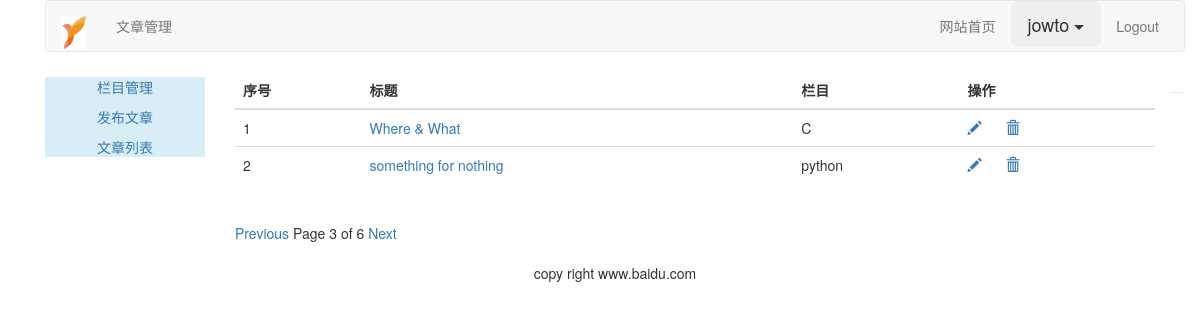
Page /article/article-list/?page=3 (signed in) on the committed database.
### article/models.py (models this page shows, shortened)
class ArticlePost(models.Model):
    author = models.ForeignKey(User, related_name='article')
    title = models.CharField(max_length=200)
    slug = models.CharField(max_length=500)
    column = models.ForeignKey(ArticleColumn, related_name='article_column')
    body = models.TextField(blank=True)
    created = models.DateTimeField(default=now)
    updated = models.DateTimeField(auto_now=True)
    class Meta:
        ordering = ('title',)
        index_together = (('id', 'slug'),)
    def get_absolute_url(self):
        return reverse('article:article_detail', args=[self.id, self.slug])

class ArticleColumn(models.Model):
    user = models.ForeignKey(User, related_name='article_column')
    column = models.CharField(max_length=200)
    created = models.DateTimeField(auto_now_add=True)
    def __str__(self):
        return self.column

### article/views.py (the view)
@login_required(login_url='/account/login/')
def article_list(request):
    articles_list = ArticlePost.objects.filter(author=request.user)
    paginator = Paginator(articles_list, 2)
    page = request.GET.get('page')
    try:
        current_page = paginator.page(page)
        articles = current_page.object_list
    except PageNotAnInteger:
        current_page = paginator.page(1)
        articles = current_page.object_list
    except EmptyPage:
        current_page = paginator.page(paginator.num_pages)
        articles = current_page.object_list
    return render(request, 'article/column/article_list.html', {'articles': articles, 'page': current_page})

### templates/article/column/article_list.html (shortened to what this page needs)
{% extends 'article/base.html' %}
{% load staticfiles %}
{% block content %}
    <div>
        <table class="table table-hover">
            <thead>
                <th>序号</th>
                <th>标题</th>
                <th>栏目</th>
                <th>操作</th>
            </thead>
            <tbody>
            {% for article in articles %}
                <tr id="{{ article.id }}">
                    <td>{{ forloop.counter }}</td>
                    <td><a href="{{ article.get_absolute_url }}">{{ article.title }}</a></td>
                    <td>{{ article.column }}</td>
                    <td>
                        <a name="edit" href="{% url 'article:redit_article' article.id %}"><span class="glyphicon glyphicon-pencil" ></span></a>
                        <a name="delete" href="javascript:" onclick="delete_article(this, {{ article.id }})"><span class="glyphicon glyphicon-trash" style="margin-left: 20px;"></span></a>
                    </td>
                </tr>
            {% endfor %}
            </tbody>
        </table>
        {% include 'article/paginator.html' %}
    </div>
{% endblock %}

### templates/article/header.html (shortened to what this page needs)
{% load staticfiles %}
<div class="container">
    <nav class="navbar navbar-default" role="navigation">
        <div class="navbar-header">
            <a class="navbar-brand" href="http://www.itdiffer.com">
                <img width="25px" src="{% static 'images/logo.jpg' %}">
            </a>
        </div>
        <div>
            <ul class="nav navbar-nav" role="tablist">
                <li><a href="{% url 'article:article_column' %}">文章管理</a> </li>
            </ul>
            <ul class="nav navbar-nav navbar-right" style="margin-right: 10px">
                <li><a href="{% url 'blog:blog_title' %}">网站首页</a> </li>
                <li>
                    <div class="dropdown">
                        <button type="button" class="btn btn-lg  dropdown-toggle" data-toggle="dropdown">
                            {{ user.username }} <span class="caret"></span>
                        </button>
                    </div>
                </li>
                <li><a href="{% url 'account:user_logout' %}">Logout</a> </li>
            </ul>
        </div>
    </nav>
</div>

### rows in the picture
ArticlePost: title "Where & What", column "C"
ArticlePost: title "something for nothing", column "python"

### other values in the picture
{{ user.username }} "jowto"
{{ page.number }} "3"
{{ page.paginator.num_pages }} "6"
